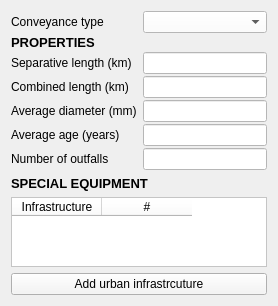
              <widget class="QWidget" name="Minor_Box">
               <property name="geometry">
                <rect>
                 <x>0</x>
                 <y>0</y>
                 <width>274</width>
                 <height>305</height>
                </rect>
               </property>
               <attribute name="label">
                <string>MINOR SYSTEM</string>
               </attribute>
               <layout class="QVBoxLayout" name="verticalLayout_4">
                <item>
                 <layout class="QFormLayout" name="Minor_Form">
                  <property name="formAlignment">
                   <set>Qt::AlignCenter</set>
                  </property>
                  <property name="verticalSpacing">
                   <number>2</number>
                  </property>
                  <property name="leftMargin">
                   <number>0</number>
                  </property>
                  <item row="2" column="0">
                   <widget class="QLabel" name="separativeLengthKmLabel_7">
                    <property name="text">
                     <string>Separative length (km)</string>
                    </property>
                   </widget>
                  </item>
                  <item row="2" column="1">
                   <widget class="QLineEdit" name="separativeLengthKmLineEdit_7">
                    <property name="styleSheet">
                     <string notr="true">background-color: white</string>
                    </property>
                   </widget>
                  </item>
                  <item row="3" column="0">
                   <widget class="QLabel" name="combinedLengthKmLabel_7">
                    <property name="text">
                     <string>Combined length (km)</string>
                    </property>
                   </widget>
                  </item>
                  <item row="3" column="1">
                   <widget class="QLineEdit" name="combinedLengthKmLineEdit_7">
                    <property name="styleSheet">
                     <string notr="true">background-color: white</string>
                    </property>
                   </widget>
                  </item>
                  <item row="4" column="0">
                   <widget class="QLabel" name="averageDiameterMmLabel_7">
                    <property name="text">
                     <string>Average diameter (mm)</string>
                    </property>
                   </widget>
                  </item>
                  <item row="4" column="1">
                   <widget class="QLineEdit" name="averageDiameterMmLineEdit_7">
                    <property name="styleSheet">
                     <string notr="true">background-color: white</string>
                    </property>
                   </widget>
                  </item>
                  <item row="5" column="0">
                   <widget class="QLabel" name="averageAgeYearsLabel_7">
                    <property name="text">
                     <string>Average age (years)</string>
                    </property>
                   </widget>
                  </item>
                  <item row="5" column="1">
                   <widget class="QLineEdit" name="averageAgeYearsLineEdit_7">
                    <property name="styleSheet">
                     <string notr="true">background-color: white</string>
                    </property>
                   </widget>
                  </item>
                  <item row="6" column="0">
                   <widget class="QLabel" name="numberOfOutfallsLabel_7">
                    <property name="text">
                     <string>Number of outfalls</string>
                    </property>
                   </widget>
                  </item>
                  <item row="6" column="1">
                   <widget class="QLineEdit" name="numberOfOutfallsLineEdit_7">
                    <property name="styleSheet">
                     <string notr="true">background-color: white</string>
                    </property>
                   </widget>
                  </item>
                  <item row="1" column="0">
                   <widget class="QLabel" name="Age_Label_14">
                    <property name="sizePolicy">
                     <sizepolicy hsizetype="Preferred" vsizetype="Maximum">
                      <horstretch>0</horstretch>
                      <verstretch>0</verstretch>
                     </sizepolicy>
                    </property>
                    <property name="maximumSize">
                     <size>
                      <width>16777215</width>
                      <height>15</height>
                     </size>
                    </property>
                    <property name="text">
                     <string>&lt;html&gt;&lt;head/&gt;&lt;body&gt;&lt;p&gt;&lt;span style=&quot; font-size:10pt; font-weight:700;&quot;&gt;PROPERTIES&lt;/span&gt;&lt;/p&gt;&lt;/body&gt;&lt;/html&gt;</string>
                    </property>
                    <property name="textFormat">
                     <enum>Qt::RichText</enum>
                    </property>
                   </widget>
                  </item>
                  <item row="0" column="0">
                   <widget class="QLabel" name="conveyanceTypeLabel_7">
                    <property name="text">
                     <string>Conveyance type</string>
                    </property>
                   </widget>
                  </item>
                  <item row="0" column="1">
                   <widget class="QComboBox" name="conveyanceTypeComboBox_7">
                    <property name="styleSheet">
                     <string notr="true">background-color: white</string>
                    </property>
                    <property name="currentText">
                     <string/>
                    </property>
                    <property name="placeholderText">
                     <string>Select type...</string>
                    </property>
                    <property name="frame">
                     <bool>true</bool>
                    </property>
                    <item>
                     <property name="text">
                      <string>Separative</string>
                     </property>
                    </item>
                    <item>
                     <property name="text">
                      <string>Combined</string>
                     </property>
                    </item>
                    <item>
                     <property name="text">
                      <string>Mixed</string>
                     </property>
                    </item>
                   </widget>
                  </item>
                 </layout>
                </item>
                <item>
                 <widget class="QLabel" name="SpecEq_Label">
                  <property name="sizePolicy">
                   <sizepolicy hsizetype="Preferred" vsizetype="Maximum">
                    <horstretch>0</horstretch>
                    <verstretch>0</verstretch>
                   </sizepolicy>
                  </property>
                  <property name="maximumSize">
                   <size>
                    <width>16777215</width>
                    <height>15</height>
                   </size>
                  </property>
                  <property name="text">
                   <string>&lt;html&gt;&lt;head/&gt;&lt;body&gt;&lt;p&gt;&lt;span style=&quot; font-size:10pt; font-weight:700;&quot;&gt;SPECIAL EQUIPMENT&lt;/span&gt;&lt;/p&gt;&lt;/body&gt;&lt;/html&gt;</string>
                  </property>
                  <property name="textFormat">
                   <enum>Qt::RichText</enum>
                  </property>
                 </widget>
                </item>
                <item>
                 <widget class="QTableWidget" name="Infras_Table_2">
                  <property name="sizePolicy">
                   <sizepolicy hsizetype="MinimumExpanding" vsizetype="Expanding">
                    <horstretch>0</horstretch>
                    <verstretch>0</verstretch>
                   </sizepolicy>
                  </property>
                  <property name="styleSheet">
                   <string notr="true">background-color: white</string>
                  </property>
                  <property name="autoScrollMargin">
                   <number>10</number>
                  </property>
                  <property name="alternatingRowColors">
                   <bool>false</bool>
                  </property>
                  <property name="showGrid">
                   <bool>true</bool>
                  </property>
                  <property name="rowCount">
                   <number>0</number>
                  </property>
                  <property name="columnCount">
                   <number>2</number>
                  </property>
                  <attribute name="horizontalHeaderCascadingSectionResizes">
                   <bool>false</bool>
                  </attribute>
                  <attribute name="horizontalHeaderMinimumSectionSize">
                   <number>25</number>
                  </attribute>
                  <attribute name="horizontalHeaderDefaultSectionSize">
                   <number>90</number>
                  </attribute>
                  <attribute name="horizontalHeaderHighlightSections">
                   <bool>true</bool>
                  </attribute>
                  <attribute name="horizontalHeaderShowSortIndicator" stdset="0">
                   <bool>false</bool>
                  </attribute>
                  <attribute name="horizontalHeaderStretchLastSection">
                   <bool>false</bool>
                  </attribute>
                  <attribute name="verticalHeaderCascadingSectionResizes">
                   <bool>false</bool>
                  </attribute>
                  <attribute name="verticalHeaderMinimumSectionSize">
                   <number>20</number>
                  </attribute>
                  <attribute name="verticalHeaderShowSortIndicator" stdset="0">
                   <bool>false</bool>
                  </attribute>
                  <attribute name="verticalHeaderStretchLastSection">
                   <bool>false</bool>
                  </attribute>
                  <column>
                   <property name="text">
                    <string>Infrastructure</string>
                   </property>
                  </column>
                  <column>
                   <property name="text">
                    <string>#</string>
                   </property>
                  </column>
                 </widget>
                </item>
                <item>
                 <widget class="QPushButton" name="Infras_Button">
                  <property name="styleSheet">
                   <string notr="true">background-color: #F5F5F5</string>
                  </property>
                  <property name="text">
                   <string>Add urban infrastrcuture</string>
                  </property>
                 </widget>
                </item>
               </layout>
              </widget>
